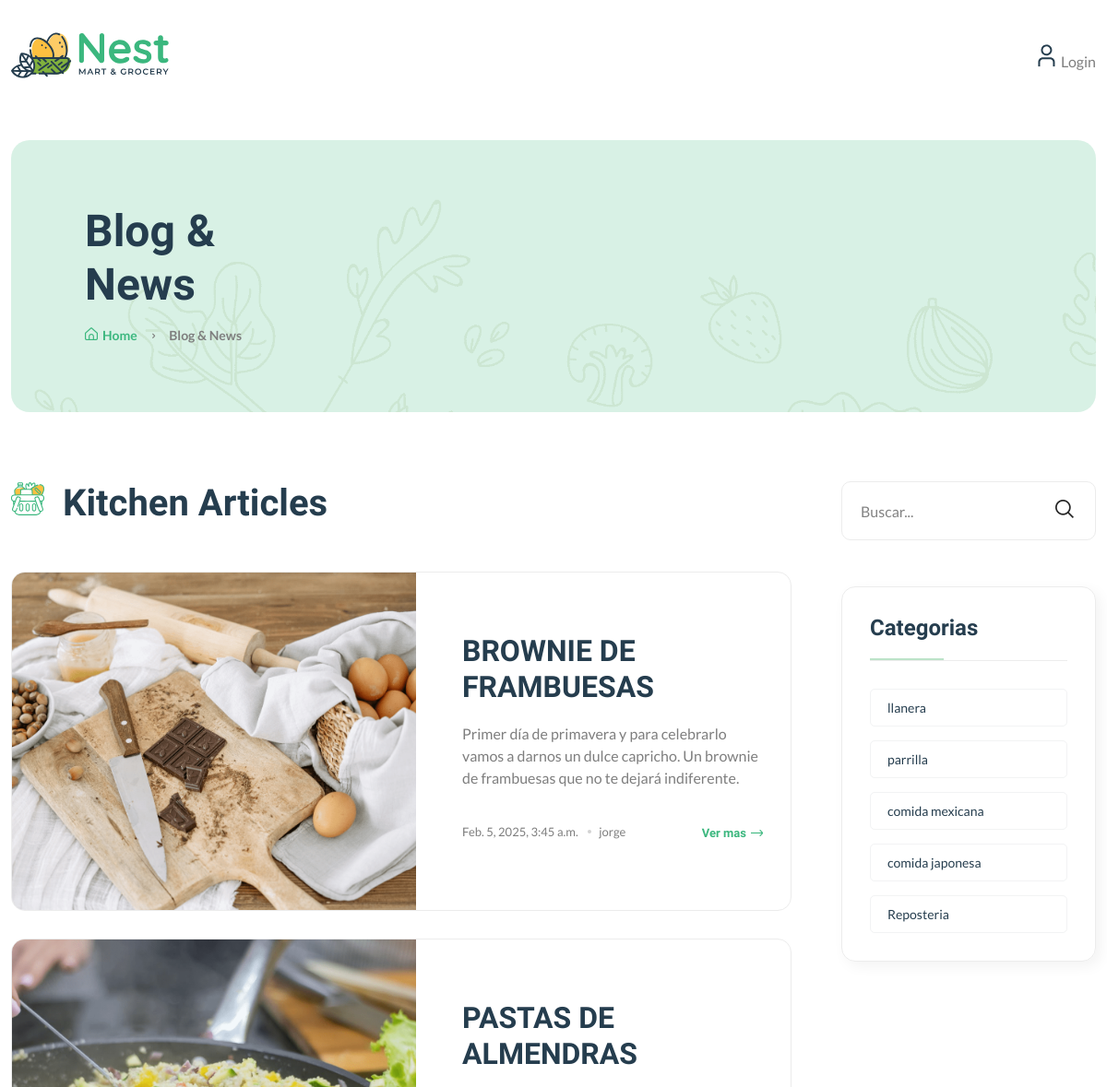
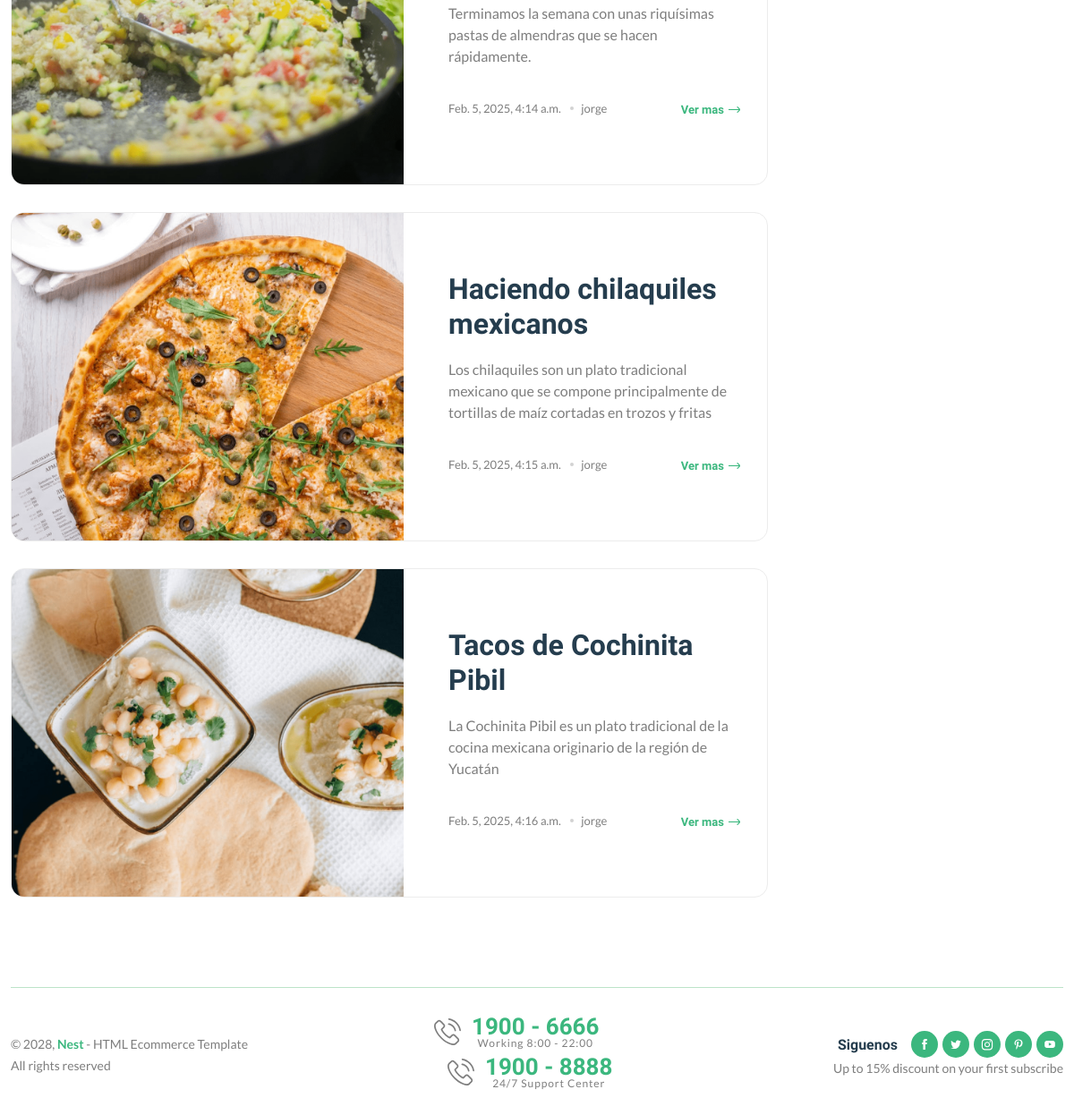
/, run on an earlier commit of the app's database (2 pictures, top to bottom).
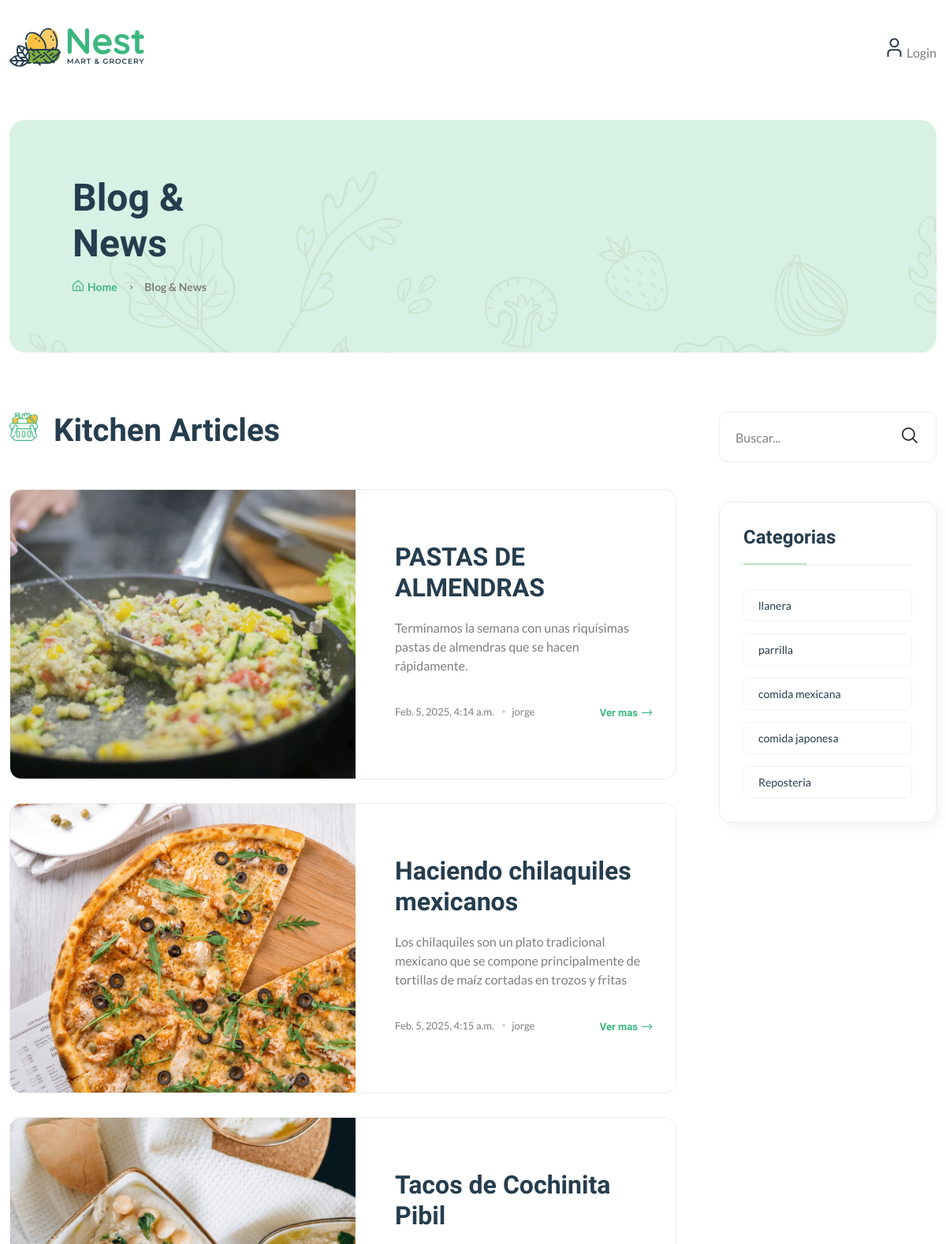
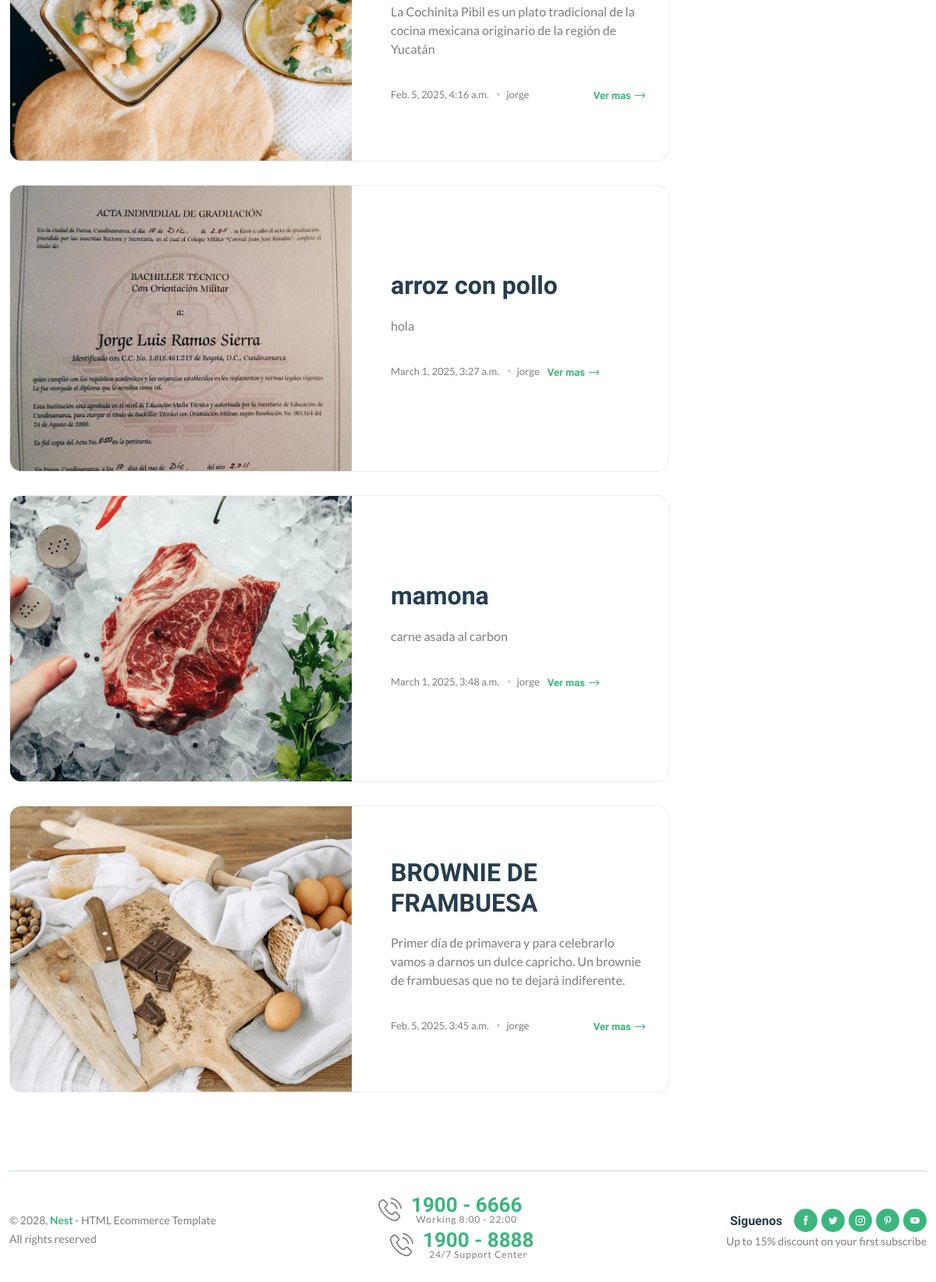
And on a later commit of the database (2 pictures, top to bottom).
### blogs/models.py (models this page shows, shortened)
class Blog(models.Model):
    title = models.CharField(max_length=100)
    slug = models.SlugField(max_length=150,unique=True, blank=True)
    category = models.ForeignKey(Categorias, on_delete=models.CASCADE)
    author = models.ForeignKey(User, on_delete=models.CASCADE)
    featured_image = models.ImageField(upload_to='uploads/%Y/%m/%d')
    short_description = models.TextField(max_length=500)
    blog_body = models.TextField(max_length=2000)
    status = models.TextField(max_length=20,choices=STATUS_CHOICES, default="Draft")
    is_featured = models.BooleanField(default=False)
    created_at = models.DateTimeField(auto_now_add=True)
    update_at = models.DateTimeField(auto_now=True)

class Categorias(models.Model):
    category_name = models.CharField(max_length=50, unique=True)
    created_at = models.DateTimeField(auto_now_add=True)
    update_at = models.DateTimeField(auto_now_add=True)
    class Meta:
        verbose_name_plural = 'categories'

### blog/views.py (the view)
# urls.py: 2. Add a URL to urlpatterns:  path('', views.home, name='home')
@require_http_methods(["GET", "POST"])
def home(request):
    posts = Blog.objects.filter(is_featured = True).order_by('update_at')
    context = {
        'featured_posts': posts
    }
    return render(request, 'home.html', context)

### blogs/context_processor.py (called while the page is built)
def get_categories(request):
    categories = Categorias.objects.all()
    return dict(categories=categories)

### templates/home.html (shortened to what this page needs)
{% extends 'base.html' %}
{% load static %}
{% block content%}
    <main class="main">
        <div class="page-header mt-30 mb-75">
            <div class="container">
                <div class="archive-header">
                    <div class="row align-items-center">
                        <div class="col-xl-3">
                            <h1 class="mb-15">Blog & News</h1>
                            <div class="breadcrumb">
                                <a href="{% url 'home' %}" rel="nofollow"><i class="fi-rs-home mr-5"></i>Home</a>
                                <span></span> Blog & News
                            </div>
                        </div>
                    </div>
                </div>
            </div>
        </div>
        <div class="page-content mb-50">
            <div class="container">
                <div class="row">
                    <div class="col-lg-9">
                        <div class="shop-product-fillter mb-50 pr-30">
                            <div class="totall-product">
                                <h2>
                                    <img class="w-36px mr-10" src="{% static 'assets/imgs/theme/icons/category-1.svg' %}" alt="" />
                                    Kitchen Articles
                                </h2>
                            </div>
                        </div>
                        <div class="loop-grid loop-list pr-30 mb-50">
                            {% for  posts in featured_posts %}
                            <article class="wow fadeIn animated hover-up mb-30 animated">
                                {% load static %}
                                <div class="post-thumb" style="background-image: url({{ posts.featured_image.url }})"></div>
                                <div class="entry-content-2 pl-50">
                                    <h3 class="post-title mb-20">
                                        <a href="{% url 'blogs' posts.slug %}">{{ posts.title }}</a>
                                    </h3>
                                    <p class="post-exerpt mb-40">{{ posts.short_description }}</p>
                                    <div class="entry-meta meta-1 font-xs color-grey mt-10 pb-10">
                                        <div>
                                            <span class="post-on">{{ posts.created_at }}</span>
                                            <span class="hit-count has-dot">{{ posts.author }}</span>
                                        </div>
                                        <a href="{% url 'blogs' posts.slug %}" class="text-brand font-heading font-weight-bold">Ver mas<i class="fi-rs-arrow-right"></i></a>
                                    </div>
                                </div>
                            </article>
                            {% endfor %}
                        </div>
                    </div>
                    <div class="col-lg-3 primary-sidebar sticky-sidebar">
                        <div class="widget-area">
                            {% include 'includes/blog_search.html' %}
                            {% include 'includes/category_list.html' %}
                        </div>
                    </div>
                </div>
            </div>
        </div>
    </main>
{% endblock %}

### templates/base.html (shortened to what this page needs)
{% load static %}
<!DOCTYPE html>
<html class="no-js" lang="en">
  <head>
    <link rel="stylesheet" href="{% static 'assets/css/main.css' %}" />
  </head>
  <body>
    <header class="header-area header-style-1 header-height-2">
    <div class="header-middle header-middle-ptb-1">
        <div class="container">
            <div class="header-wrap">
                <div class="logo logo-width-1">
                    <a href="{% url 'home' %}">
                        <img src="{% static 'assets/imgs/theme/logo.svg' %}" alt="logo" />
                    </a>
                </div>
                <div class="header-right">
                    <div class="header-action-right">
                        <div class="header-action-2">
                            {% if not user.is_authenticated %}
                            <div class="header-action-icon-2">
                                <a href="{% url 'login' %}">
                                    <img class="svgInject" alt="Nest" src="{% static 'assets/imgs/theme/icons/icon-user.svg' %}" />
                                </a>
                                <a href="{% url 'login' %}">
                                    <span class="lable ml-0">&nbsp;Login</span>
                                </a>
                            </div>
                            {% endif %}
                        </div>
                    </div>
                </div>
            </div>
        </div>
    </div>
</header>
    {% block content %} {% endblock %}
    <footer class="main">
      <div class="container pb-30">
        <div class="row align-items-center">
          <div class="col-12 mb-30">
            <div class="footer-bottom"></div>
          </div>
          <div class="col-xl-4 col-lg-6 col-md-6">
            <p class="font-sm mb-0">
              &copy; 2028, <strong class="text-brand">Nest</strong> - HTML
              Ecommerce Template <br />All rights reserved
            </p>
          </div>
          <div class="col-xl-4 col-lg-6 text-center d-none d-xl-block">
            <div class="hotline d-lg-inline-flex mr-30">
              <img
                src="{% static 'assets/imgs/theme/icons/phone-call.svg' %}"
                alt="hotline"
              />
              <p>1900 - 6666<span>Working 8:00 - 22:00</span></p>
            </div>
            <div class="hotline d-lg-inline-flex">
              <img
                src="{% static 'assets/imgs/theme/icons/phone-call.svg' %}"
                alt="hotline"
              />
              <p>1900 - 8888<span>24/7 Support Center</span></p>
            </div>
          </div>
          <div class="col-xl-4 col-lg-6 col-md-6 text-end d-none d-md-block">
            <div class="mobile-social-icon">
              <h6>Siguenos</h6>
              <a href="#"
                ><img
                  src="{% static 'assets/imgs/theme/icons/icon-facebook-white.svg' %}"
                  alt=""
              /></a>
              <a href="#"
                ><img
                  src="{% static 'assets/imgs/theme/icons/icon-twitter-white.svg' %}"
                  alt=""
              /></a>
              <a href="#"
                ><img
                  src="{% static 'assets/imgs/theme/icons/icon-instagram-white.svg' %}"
                  alt=""
              /></a>
              <a href="#"
                ><img
                  src="{% static 'assets/imgs/theme/icons/icon-pinterest-white.svg' %}"
                  alt=""
              /></a>
              <a href="#"
                ><img
                  src="{% static 'assets/imgs/theme/icons/icon-youtube-white.svg' %}"
                  alt=""
              /></a>
            </div>
            <p class="font-sm">Up to 15% discount on your first subscribe</p>
          </div>
        </div>
      </div>
    </footer>
  </body>
</html>

### templates/includes/blog_search.html
<div class="sidebar-widget-2 widget_search mb-50">
    <div class="search-form">
        <form action="{% url 'search' %}"method = "GET">
            <input type="text" name="keyword" value="{{keyword}}" placeholder="Buscar..." />
            <button type="submit"><i class="fi-rs-search"></i></button>
        </form>
    </div>
</div>

### templates/includes/category_list.html
<div class="sidebar-widget widget-category-2 mb-50">
    <h5 class="section-title style-1 mb-30">Categorias</h5>
    <ul>
        {% for cat in categories %}
        <li>
            <a href="{% url 'posts_by_category' cat.id %}">{{ cat.category_name }}</a>
        </li>
        {% endfor %}
    </ul>
</div>

What changed in the data, as far as the page shows it:
added Blog: featured_image (picture), title "arroz con pollo", short_description "hola", created_at "March 1, 2025, 3:27 a.m.", author "jorge"
added Blog: featured_image (picture), title "mamona", short_description "carne asada al carbon", created_at "March 1, 2025, 3:48 a.m.", author "jorge"
changed Blog: title "BROWNIE DE FRAMBUESAS" → "BROWNIE DE FRAMBUESA"; moves down the list
